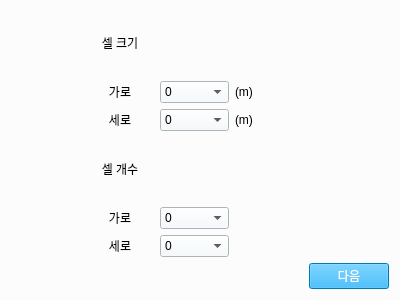
<?xml version="1.0" encoding="UTF-8"?>
<ui version="4.0">
 <class>Form</class>
 <widget class="QWidget" name="Form">
  <property name="geometry">
   <rect>
    <x>0</x>
    <y>0</y>
    <width>400</width>
    <height>300</height>
   </rect>
  </property>
  <property name="windowTitle">
   <string>Form</string>
  </property>
  <property name="styleSheet">
   <string notr="true">background-color: rgba(252, 252, 252, 252);</string>
  </property>
  <layout class="QGridLayout" name="gridLayout">
   <item row="0" column="1">
    <widget class="QLabel" name="label">
     <property name="text">
      <string>셀 크기</string>
     </property>
     <property name="alignment">
      <set>Qt::AlignCenter</set>
     </property>
    </widget>
   </item>
   <item row="2" column="6">
    <widget class="QLabel" name="label_5">
     <property name="text">
      <string>(m)</string>
     </property>
    </widget>
   </item>
   <item row="5" column="0" colspan="3">
    <widget class="QLabel" name="label_7">
     <property name="text">
      <string>셀 개수</string>
     </property>
     <property name="alignment">
      <set>Qt::AlignCenter</set>
     </property>
    </widget>
   </item>
   <item row="1" column="1">
    <widget class="QLabel" name="label_2">
     <property name="text">
      <string>가로</string>
     </property>
     <property name="alignment">
      <set>Qt::AlignCenter</set>
     </property>
    </widget>
   </item>
   <item row="2" column="2">
    <widget class="QComboBox" name="cb2">
     <property name="styleSheet">
      <string notr="true">background-color: rgb(244, 251, 255);</string>
     </property>
     <item>
      <property name="text">
       <string>0</string>
      </property>
     </item>
     <item>
      <property name="text">
       <string>1</string>
      </property>
     </item>
     <item>
      <property name="text">
       <string>2</string>
      </property>
     </item>
     <item>
      <property name="text">
       <string>3</string>
      </property>
     </item>
     <item>
      <property name="text">
       <string>4</string>
      </property>
     </item>
     <item>
      <property name="text">
       <string>5</string>
      </property>
     </item>
     <item>
      <property name="text">
       <string>6</string>
      </property>
     </item>
     <item>
      <property name="text">
       <string>7</string>
      </property>
     </item>
     <item>
      <property name="text">
       <string>8</string>
      </property>
     </item>
     <item>
      <property name="text">
       <string>9</string>
      </property>
     </item>
     <item>
      <property name="text">
       <string>10</string>
      </property>
     </item>
     <item>
      <property name="text">
       <string>11</string>
      </property>
     </item>
     <item>
      <property name="text">
       <string>12</string>
      </property>
     </item>
     <item>
      <property name="text">
       <string>13</string>
      </property>
     </item>
     <item>
      <property name="text">
       <string>14</string>
      </property>
     </item>
     <item>
      <property name="text">
       <string>15</string>
      </property>
     </item>
     <item>
      <property name="text">
       <string>16</string>
      </property>
     </item>
     <item>
      <property name="text">
       <string>17</string>
      </property>
     </item>
     <item>
      <property name="text">
       <string>18</string>
      </property>
     </item>
     <item>
      <property name="text">
       <string>19</string>
      </property>
     </item>
     <item>
      <property name="text">
       <string>20</string>
      </property>
     </item>
     <item>
      <property name="text">
       <string>21</string>
      </property>
     </item>
     <item>
      <property name="text">
       <string>22</string>
      </property>
     </item>
     <item>
      <property name="text">
       <string>23</string>
      </property>
     </item>
     <item>
      <property name="text">
       <string>24</string>
      </property>
     </item>
     <item>
      <property name="text">
       <string>25</string>
      </property>
     </item>
     <item>
      <property name="text">
       <string>26</string>
      </property>
     </item>
     <item>
      <property name="text">
       <string>27</string>
      </property>
     </item>
     <item>
      <property name="text">
       <string>28</string>
      </property>
     </item>
     <item>
      <property name="text">
       <string>29</string>
      </property>
     </item>
     <item>
      <property name="text">
       <string>30</string>
      </property>
     </item>
    </widget>
   </item>
   <item row="7" column="1">
    <widget class="QLabel" name="label_4">
     <property name="text">
      <string>세로</string>
     </property>
     <property name="alignment">
      <set>Qt::AlignCenter</set>
     </property>
    </widget>
   </item>
   <item row="6" column="2">
    <widget class="QComboBox" name="cb3">
     <property name="styleSheet">
      <string notr="true">background-color: rgb(244, 251, 255);</string>
     </property>
     <item>
      <property name="text">
       <string>0</string>
      </property>
     </item>
     <item>
      <property name="text">
       <string>1</string>
      </property>
     </item>
     <item>
      <property name="text">
       <string>2</string>
      </property>
     </item>
     <item>
      <property name="text">
       <string>3</string>
      </property>
     </item>
     <item>
      <property name="text">
       <string>4</string>
      </property>
     </item>
     <item>
      <property name="text">
       <string>5</string>
      </property>
     </item>
     <item>
      <property name="text">
       <string>6</string>
      </property>
     </item>
     <item>
      <property name="text">
       <string>7</string>
      </property>
     </item>
     <item>
      <property name="text">
       <string>8</string>
      </property>
     </item>
     <item>
      <property name="text">
       <string>9</string>
      </property>
     </item>
     <item>
      <property name="text">
       <string>10</string>
      </property>
     </item>
     <item>
      <property name="text">
       <string>11</string>
      </property>
     </item>
     <item>
      <property name="text">
       <string>12</string>
      </property>
     </item>
     <item>
      <property name="text">
       <string>13</string>
      </property>
     </item>
     <item>
      <property name="text">
       <string>14</string>
      </property>
     </item>
     <item>
      <property name="text">
       <string>15</string>
      </property>
     </item>
     <item>
      <property name="text">
       <string>16</string>
      </property>
     </item>
     <item>
      <property name="text">
       <string>17</string>
      </property>
     </item>
     <item>
      <property name="text">
       <string>18</string>
      </property>
     </item>
     <item>
      <property name="text">
       <string>19</string>
      </property>
     </item>
     <item>
      <property name="text">
       <string>20</string>
      </property>
     </item>
     <item>
      <property name="text">
       <string>21</string>
      </property>
     </item>
     <item>
      <property name="text">
       <string>22</string>
      </property>
     </item>
     <item>
      <property name="text">
       <string>23</string>
      </property>
     </item>
     <item>
      <property name="text">
       <string>24</string>
      </property>
     </item>
     <item>
      <property name="text">
       <string>25</string>
      </property>
     </item>
     <item>
      <property name="text">
       <string>26</string>
      </property>
     </item>
     <item>
      <property name="text">
       <string>27</string>
      </property>
     </item>
     <item>
      <property name="text">
       <string>28</string>
      </property>
     </item>
     <item>
      <property name="text">
       <string>29</string>
      </property>
     </item>
     <item>
      <property name="text">
       <string>30</string>
      </property>
     </item>
     <item>
      <property name="text">
       <string>31</string>
      </property>
     </item>
     <item>
      <property name="text">
       <string>32</string>
      </property>
     </item>
     <item>
      <property name="text">
       <string>33</string>
      </property>
     </item>
     <item>
      <property name="text">
       <string>34</string>
      </property>
     </item>
     <item>
      <property name="text">
       <string>35</string>
      </property>
     </item>
     <item>
      <property name="text">
       <string>36</string>
      </property>
     </item>
     <item>
      <property name="text">
       <string>37</string>
      </property>
     </item>
     <item>
      <property name="text">
       <string>38</string>
      </property>
     </item>
     <item>
      <property name="text">
       <string>39</string>
      </property>
     </item>
     <item>
      <property name="text">
       <string>40</string>
      </property>
     </item>
     <item>
      <property name="text">
       <string>41</string>
      </property>
     </item>
     <item>
      <property name="text">
       <string>42</string>
      </property>
     </item>
     <item>
      <property name="text">
       <string>43</string>
      </property>
     </item>
     <item>
      <property name="text">
       <string>44</string>
      </property>
     </item>
     <item>
      <property name="text">
       <string>45</string>
      </property>
     </item>
     <item>
      <property name="text">
       <string>46</string>
      </property>
     </item>
     <item>
      <property name="text">
       <string>47</string>
      </property>
     </item>
     <item>
      <property name="text">
       <string>48</string>
      </property>
     </item>
     <item>
      <property name="text">
       <string>49</string>
      </property>
     </item>
     <item>
      <property name="text">
       <string>50</string>
      </property>
     </item>
    </widget>
   </item>
   <item row="1" column="6">
    <widget class="QLabel" name="label_6">
     <property name="text">
      <string>(m)</string>
     </property>
    </widget>
   </item>
   <item row="1" column="2">
    <widget class="QComboBox" name="cb1">
     <property name="styleSheet">
      <string notr="true">background-color: rgb(244, 251, 255);
</string>
     </property>
     <item>
      <property name="text">
       <string>0</string>
      </property>
     </item>
     <item>
      <property name="text">
       <string>1</string>
      </property>
     </item>
     <item>
      <property name="text">
       <string>2</string>
      </property>
     </item>
     <item>
      <property name="text">
       <string>3</string>
      </property>
     </item>
     <item>
      <property name="text">
       <string>4</string>
      </property>
     </item>
     <item>
      <property name="text">
       <string>5</string>
      </property>
     </item>
     <item>
      <property name="text">
       <string>6</string>
      </property>
     </item>
     <item>
      <property name="text">
       <string>7</string>
      </property>
     </item>
     <item>
      <property name="text">
       <string>8</string>
      </property>
     </item>
     <item>
      <property name="text">
       <string>9</string>
      </property>
     </item>
     <item>
      <property name="text">
       <string>10</string>
      </property>
     </item>
     <item>
      <property name="text">
       <string>11</string>
      </property>
     </item>
     <item>
      <property name="text">
       <string>12</string>
      </property>
     </item>
     <item>
      <property name="text">
       <string>13</string>
      </property>
     </item>
     <item>
      <property name="text">
       <string>14</string>
      </property>
     </item>
     <item>
      <property name="text">
       <string>15</string>
      </property>
     </item>
     <item>
      <property name="text">
       <string>16</string>
      </property>
     </item>
     <item>
      <property name="text">
       <string>17</string>
      </property>
     </item>
     <item>
      <property name="text">
       <string>18</string>
      </property>
     </item>
     <item>
      <property name="text">
       <string>19</string>
      </property>
     </item>
     <item>
      <property name="text">
       <string>20</string>
      </property>
     </item>
     <item>
      <property name="text">
       <string>21</string>
      </property>
     </item>
     <item>
      <property name="text">
       <string>22</string>
      </property>
     </item>
     <item>
      <property name="text">
       <string>23</string>
      </property>
     </item>
     <item>
      <property name="text">
       <string>24</string>
      </property>
     </item>
     <item>
      <property name="text">
       <string>25</string>
      </property>
     </item>
     <item>
      <property name="text">
       <string>26</string>
      </property>
     </item>
     <item>
      <property name="text">
       <string>27</string>
      </property>
     </item>
     <item>
      <property name="text">
       <string>28</string>
      </property>
     </item>
     <item>
      <property name="text">
       <string>29</string>
      </property>
     </item>
     <item>
      <property name="text">
       <string>30</string>
      </property>
     </item>
    </widget>
   </item>
   <item row="2" column="1">
    <widget class="QLabel" name="label_3">
     <property name="text">
      <string>세로</string>
     </property>
     <property name="alignment">
      <set>Qt::AlignCenter</set>
     </property>
    </widget>
   </item>
   <item row="6" column="1">
    <widget class="QLabel" name="label_8">
     <property name="text">
      <string>가로</string>
     </property>
     <property name="alignment">
      <set>Qt::AlignCenter</set>
     </property>
    </widget>
   </item>
   <item row="7" column="2">
    <widget class="QComboBox" name="cb4">
     <property name="styleSheet">
      <string notr="true">background-color: rgb(244, 251, 255);</string>
     </property>
     <item>
      <property name="text">
       <string>0</string>
      </property>
     </item>
     <item>
      <property name="text">
       <string>1</string>
      </property>
     </item>
     <item>
      <property name="text">
       <string>2</string>
      </property>
     </item>
     <item>
      <property name="text">
       <string>3</string>
      </property>
     </item>
     <item>
      <property name="text">
       <string>4</string>
      </property>
     </item>
     <item>
      <property name="text">
       <string>5</string>
      </property>
     </item>
     <item>
      <property name="text">
       <string>6</string>
      </property>
     </item>
     <item>
      <property name="text">
       <string>7</string>
      </property>
     </item>
     <item>
      <property name="text">
       <string>8</string>
      </property>
     </item>
     <item>
      <property name="text">
       <string>9</string>
      </property>
     </item>
     <item>
      <property name="text">
       <string>10</string>
      </property>
     </item>
     <item>
      <property name="text">
       <string>11</string>
      </property>
     </item>
     <item>
      <property name="text">
       <string>12</string>
      </property>
     </item>
     <item>
      <property name="text">
       <string>13</string>
      </property>
     </item>
     <item>
      <property name="text">
       <string>14</string>
      </property>
     </item>
     <item>
      <property name="text">
       <string>15</string>
      </property>
     </item>
     <item>
      <property name="text">
       <string>16</string>
      </property>
     </item>
     <item>
      <property name="text">
       <string>17</string>
      </property>
     </item>
     <item>
      <property name="text">
       <string>18</string>
      </property>
     </item>
     <item>
      <property name="text">
       <string>19</string>
      </property>
     </item>
     <item>
      <property name="text">
       <string>20</string>
      </property>
     </item>
     <item>
      <property name="text">
       <string>21</string>
      </property>
     </item>
     <item>
      <property name="text">
       <string>22</string>
      </property>
     </item>
     <item>
      <property name="text">
       <string>23</string>
      </property>
     </item>
     <item>
      <property name="text">
       <string>24</string>
      </property>
     </item>
     <item>
      <property name="text">
       <string>25</string>
      </property>
     </item>
     <item>
      <property name="text">
       <string>26</string>
      </property>
     </item>
     <item>
      <property name="text">
       <string>27</string>
      </property>
     </item>
     <item>
      <property name="text">
       <string>28</string>
      </property>
     </item>
     <item>
      <property name="text">
       <string>29</string>
      </property>
     </item>
     <item>
      <property name="text">
       <string>30</string>
      </property>
     </item>
     <item>
      <property name="text">
       <string>31</string>
      </property>
     </item>
     <item>
      <property name="text">
       <string>32</string>
      </property>
     </item>
     <item>
      <property name="text">
       <string>33</string>
      </property>
     </item>
     <item>
      <property name="text">
       <string>34</string>
      </property>
     </item>
     <item>
      <property name="text">
       <string>35</string>
      </property>
     </item>
     <item>
      <property name="text">
       <string>36</string>
      </property>
     </item>
     <item>
      <property name="text">
       <string>37</string>
      </property>
     </item>
     <item>
      <property name="text">
       <string>38</string>
      </property>
     </item>
     <item>
      <property name="text">
       <string>39</string>
      </property>
     </item>
     <item>
      <property name="text">
       <string>40</string>
      </property>
     </item>
     <item>
      <property name="text">
       <string>41</string>
      </property>
     </item>
     <item>
      <property name="text">
       <string>42</string>
      </property>
     </item>
     <item>
      <property name="text">
       <string>43</string>
      </property>
     </item>
     <item>
      <property name="text">
       <string>44</string>
      </property>
     </item>
     <item>
      <property name="text">
       <string>45</string>
      </property>
     </item>
     <item>
      <property name="text">
       <string>46</string>
      </property>
     </item>
     <item>
      <property name="text">
       <string>47</string>
      </property>
     </item>
     <item>
      <property name="text">
       <string>48</string>
      </property>
     </item>
     <item>
      <property name="text">
       <string>49</string>
      </property>
     </item>
     <item>
      <property name="text">
       <string>50</string>
      </property>
     </item>
    </widget>
   </item>
   <item row="8" column="7">
    <widget class="QPushButton" name="gridNext">
     <property name="styleSheet">
      <string notr="true">background-color: rgb(0, 170, 255);
color: rgb(255, 255, 255);</string>
     </property>
     <property name="text">
      <string>다음</string>
     </property>
    </widget>
   </item>
  </layout>
 </widget>
 <resources/>
 <connections/>
</ui>
